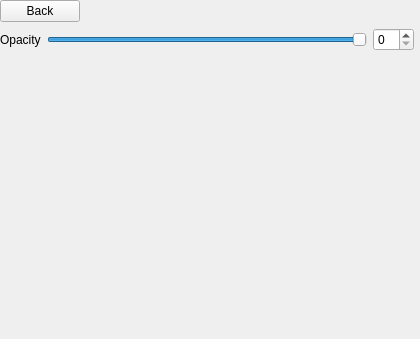
<?xml version="1.0" encoding="UTF-8"?>
<ui version="4.0">
 <class>ReosMeshScalarRenderingWidget</class>
 <widget class="QWidget" name="ReosMeshScalarRenderingWidget">
  <property name="geometry">
   <rect>
    <x>0</x>
    <y>0</y>
    <width>420</width>
    <height>339</height>
   </rect>
  </property>
  <property name="windowTitle">
   <string>Form</string>
  </property>
  <layout class="QGridLayout" name="gridLayout" rowstretch="0,0,0,0,1">
   <property name="leftMargin">
    <number>0</number>
   </property>
   <property name="topMargin">
    <number>0</number>
   </property>
   <property name="rightMargin">
    <number>0</number>
   </property>
   <property name="bottomMargin">
    <number>0</number>
   </property>
   <item row="1" column="0">
    <layout class="QHBoxLayout" name="horizontalLayout_2">
     <property name="topMargin">
      <number>0</number>
     </property>
     <item>
      <widget class="QPushButton" name="mBackButton">
       <property name="text">
        <string>Back</string>
       </property>
      </widget>
     </item>
     <item>
      <spacer name="horizontalSpacer">
       <property name="orientation">
        <enum>Qt::Horizontal</enum>
       </property>
       <property name="sizeHint" stdset="0">
        <size>
         <width>40</width>
         <height>20</height>
        </size>
       </property>
      </spacer>
     </item>
    </layout>
   </item>
   <item row="4" column="0" colspan="2">
    <layout class="QHBoxLayout" name="mColorRampShaderLayout"/>
   </item>
   <item row="3" column="0">
    <layout class="QHBoxLayout" name="horizontalLayout_3">
     <property name="topMargin">
      <number>0</number>
     </property>
     <item>
      <widget class="ReosParameterDoubleWidget" name="mParameterMin" native="true"/>
     </item>
     <item>
      <widget class="ReosParameterDoubleWidget" name="mParameterMax" native="true"/>
     </item>
    </layout>
   </item>
   <item row="2" column="0">
    <layout class="QHBoxLayout" name="horizontalLayout">
     <item>
      <widget class="QLabel" name="label">
       <property name="text">
        <string>Opacity</string>
       </property>
      </widget>
     </item>
     <item>
      <widget class="QSlider" name="horizontalSlider">
       <property name="maximum">
        <number>100</number>
       </property>
       <property name="value">
        <number>100</number>
       </property>
       <property name="orientation">
        <enum>Qt::Horizontal</enum>
       </property>
      </widget>
     </item>
     <item>
      <widget class="QSpinBox" name="spinBox"/>
     </item>
    </layout>
   </item>
  </layout>
 </widget>
 <customwidgets>
  <customwidget>
   <class>ReosParameterDoubleWidget</class>
   <extends>QWidget</extends>
   <header>reosparameterwidget.h</header>
   <container>1</container>
  </customwidget>
 </customwidgets>
 <resources/>
 <connections/>
</ui>
